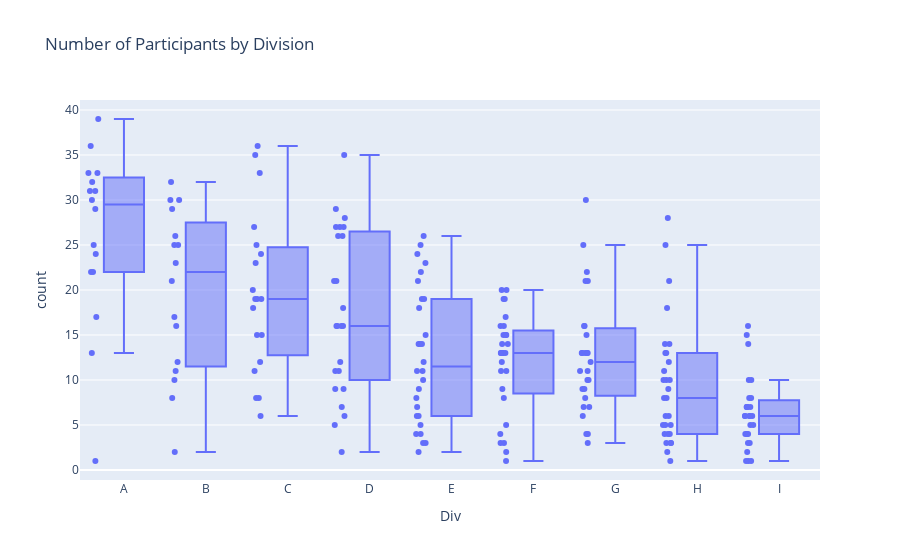

Source (notebook cell):
### Markdown cell above
All this does is make sure that whenever we need an order to some variables on a graph, it follows this order.

We also are going to throw in the 'hover_data' argument, which lets us see the value of something we are not already plotting (in this case the Company name).  We'll throw in a title and have it show all of the points as well.

### Code cell
px.box(agged, x='Div', y='count', category_orders=my_category_orders, points='all', title='Number of Participants by Division', hover_data=['Company'])

### Figure 1 — Plotly figure (JSON) as saved in the notebook; plotly's stock layout.template omitted (floating-point values rounded to 4 significant figures; data arrays with more than 128 entries replaced by an {"elided": "..."} marker saying what was removed)
{"data": [{"alignmentgroup": "True", "boxpoints": "all", "customdata": {"elided": "214x1 str values"}, "hovertemplate": "Div=%{x}<br>count=%{y}<br>Company=%{customdata[0]}<extra></extra>", "legendgroup": "", "marker": {"color": "#636efa"}, "name": "", "notched": false, "offsetgroup": "", "orientation": "v", "showlegend": false, "type": "box", "x": {"elided": "214 str values"}, "x0": " ", "xaxis": "x", "y": {"elided": "214 int values"}, "y0": " ", "yaxis": "y"}], "layout": {"boxmode": "group", "legend": {"tracegroupgap": 0}, "title": {"text": "Number of Participants by Division"}, "xaxis": {"anchor": "y", "categoryarray": ["A", "B", "C", "D", "E", "F", "G", "H", "I"], "categoryorder": "array", "domain": [0, 1], "title": {"text": "Div"}}, "yaxis": {"anchor": "x", "domain": [0, 1], "title": {"text": "count"}}}}
